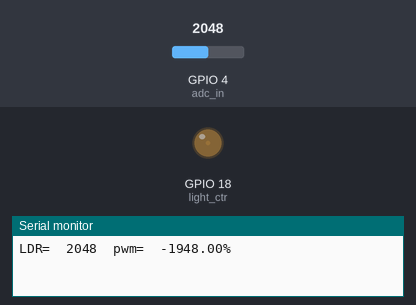
Bench run of a program on a simulated ESP32. Shown: output pins drawn as LEDs (lit = HIGH), the last lines printed to the serial monitor. Inputs (shaded band) come from the test bench; at power-on: GPIO 4 (adc_in) = 2048.

Above: at 1.2 s.
1.3 s: GPIO 4 (adc_in) set to 2866
At 2.4 s:
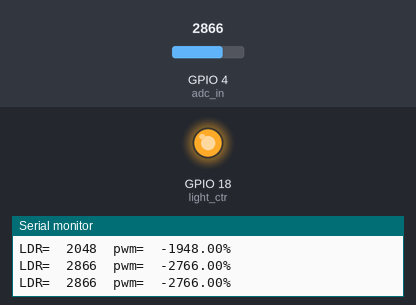
2.8 s: GPIO 4 (adc_in) set to 2181
4.3 s: GPIO 4 (adc_in) set to 2148
At 4.8 s:
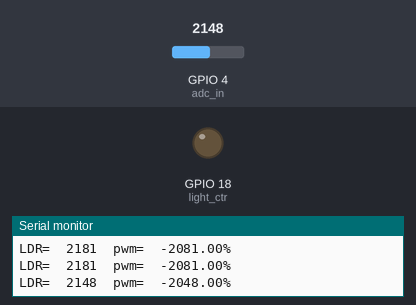
5.8 s: GPIO 4 (adc_in) set to 701
At 6.2 s:
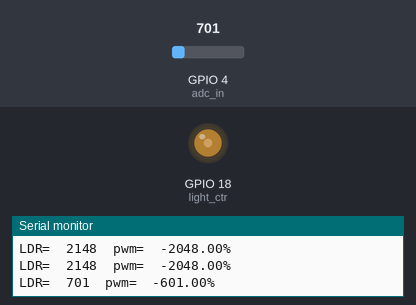
7.3 s: GPIO 4 (adc_in) set to 0
At 8.5 s:
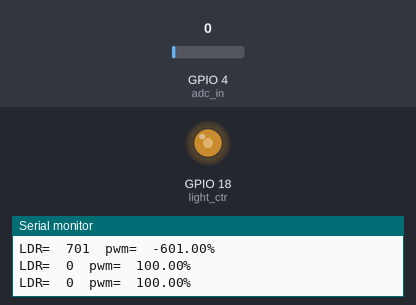
8.8 s: GPIO 4 (adc_in) set to 2047
At 9.8 s:
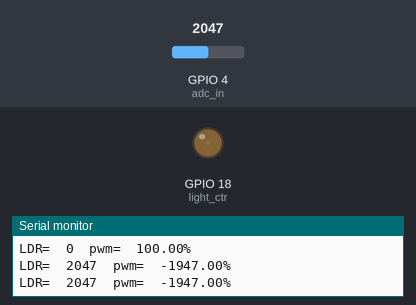
Timing chart, 0 to 11.3 s (numbered marks = the images above; inputs shaded):
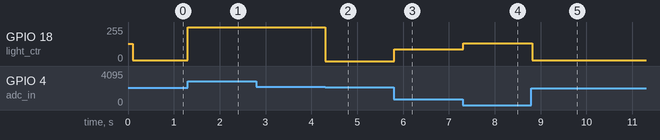

The program:

main.cpp
```cpp
// =======================================================================
// --- Bibliotecas ---
#include <Arduino.h>
#include "PID.hpp"


// =======================================================================
// --- Mapeamento de Hardware ---
#define  adc_in      4
#define  light_ctr   18

// =======================================================================
// --- Variáveis Globais ---
int time_upt=0;

// =======================================================================
// --- Declaração de Objetos ---

PIDcontrol myPID(1.0,0.02,0.00,100);

// =======================================================================
// --- Configurações Iniciais ---
void setup()
{
  Serial.begin(115200);
  pinMode(adc_in,     INPUT);
  pinMode(light_ctr, OUTPUT);

  ledcAttachPin(light_ctr,0);
  ledcSetup(0,2000,12);
  ledcWrite(0,2048);


} //end setup


// =======================================================================
// --- Loop Infinito ---
void loop()
{
  float pwm_val;
  pwm_val =myPID.AplicPID(100.0, analogRead(adc_in));
  ledcWrite(0,pwm_val+2048);

  if(millis()-time_upt >= 741)
  {
    Serial.print("LDR=  ");
    Serial.print(analogRead(adc_in));
    Serial.print("  pwm=  ");
    Serial.print(pwm_val);
    Serial.println("%");
    time_upt = millis();

  } //end millis 741

} //end loop
```

PID.cpp
```cpp
//=============================================================================================================
//Bibliotecas Auxiliares
#include <Arduino.h>
#include "PID.hpp"
#include <math.h>

//=============================================================================================================
//Declaração das funções do Objeto

PIDcontrol :: PIDcontrol(const float Vkp, const float Vki, const float Vkd, const int Vdt){
   kp = Vkp;
   ki = Vki;
   kd = Vkd;
   dt = Vdt;
}

double PIDcontrol::AplicPID(float SetPoint, float Messure)
{
   static double proporcional = 0,
          integral =0,
          derivativo = 0,
          error = 0,
          lastMes = 0;
    static long int  Tpid_upd = 0;

    if(millis() - Tpid_upd >= dt){
        error = SetPoint - Messure;
        proporcional = kp*error;
        integral += ki*error*(dt/1000);
        derivativo = (kd*(lastMes-Messure))/(dt/1000.0);
        Tpid_upd=millis();
        lastMes=Messure;

    }

    return (proporcional+integral+derivativo);
}
```

PID.hpp
```cpp
//=============================================================================================================
//Bibliotecas Auxiliares
#include <Arduino.h>
#ifndef PID
#define PID

//=============================================================================================================
//Constantes do Projeto

#define FreqEsp 80000000

//=============================================================================================================
//Construção do objeto PID
class PIDcontrol{
   private:
        float kp,
              ki,
              kd;

        int  dt;
   public:
        PIDcontrol(const float Vkp, const float Vki, const float Vkd, const int Vdt);
        double AplicPID(float SetPoint, float Messure);
};
 #endif
```

Measured:
- the behaviour switches between 2149 and 2148 on GPIO 4 (adc_in) (found by bisection; images 1 and 2)
- after the input at 1.3 s, GPIO 18 (light_ctr): 6/255 → 255/255 at once
- after the input at 4.3 s, GPIO 18 (light_ctr): 255/255 → 0/255 at once
- after the input at 5.8 s, GPIO 18 (light_ctr): 0/255 → 90/255 at once
- after the input at 7.3 s, GPIO 18 (light_ctr): 90/255 → 134/255 at once
- after the input at 8.8 s, GPIO 18 (light_ctr): 134/255 → 6/255 at once
